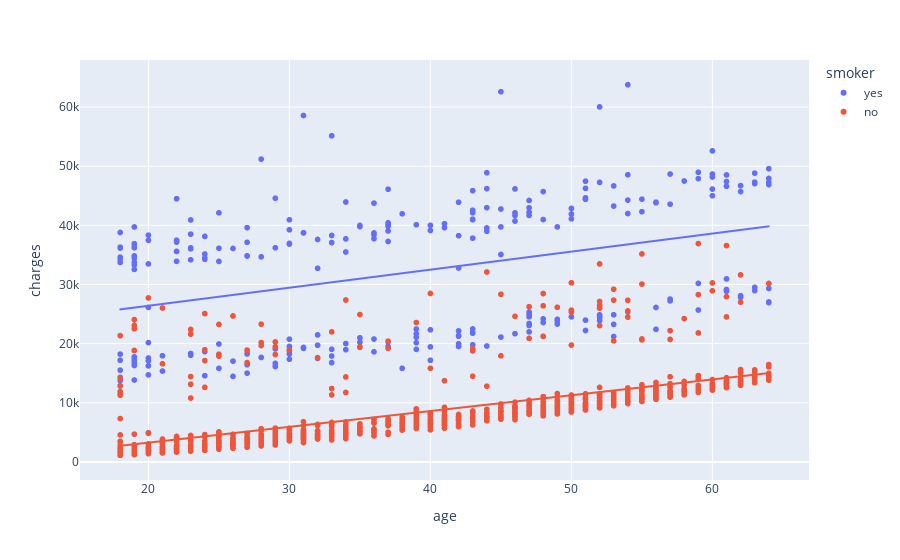

The notebook cell saved with this chart:
### Code cell
# scatter plot of charges vs age
fig = px.scatter(df, x='age', y='charges', color='smoker', trendline='ols')
fig.show()

### Figure 1 — Plotly figure (JSON) as saved in the notebook; plotly's stock layout.template omitted (floating-point values rounded to 4 significant figures; data arrays with more than 128 entries replaced by an {"elided": "..."} marker saying what was removed)
{"data": [{"hovertemplate": "smoker=yes<br>age=%{x}<br>charges=%{y}<extra></extra>", "legendgroup": "yes", "marker": {"color": "#636efa", "symbol": "circle"}, "mode": "markers", "name": "yes", "showlegend": true, "type": "scattergl", "x": {"elided": "274 int values"}, "xaxis": "x", "y": {"elided": "274 float values"}, "yaxis": "y"}, {"hovertemplate": "<b>OLS trendline</b><br>charges = 305.238 * age + 20294.1<br>R<sup>2</sup>=0.135589<br><br>smoker=yes<br>age=%{x}<br>charges=%{y} <b>(trend)</b><extra></extra>", "legendgroup": "yes", "marker": {"color": "#636efa", "symbol": "circle"}, "mode": "lines", "name": "yes", "showlegend": false, "type": "scattergl", "x": {"elided": "274 int values"}, "xaxis": "x", "y": {"elided": "274 float values"}, "yaxis": "y"}, {"hovertemplate": "smoker=no<br>age=%{x}<br>charges=%{y}<extra></extra>", "legendgroup": "no", "marker": {"color": "#EF553B", "symbol": "circle"}, "mode": "markers", "name": "no", "showlegend": true, "type": "scattergl", "x": {"elided": "1064 int values"}, "xaxis": "x", "y": {"elided": "1064 float values"}, "yaxis": "y"}, {"hovertemplate": "<b>OLS trendline</b><br>charges = 267.249 * age + -2091.42<br>R<sup>2</sup>=0.394317<br><br>smoker=no<br>age=%{x}<br>charges=%{y} <b>(trend)</b><extra></extra>", "legendgroup": "no", "marker": {"color": "#EF553B", "symbol": "circle"}, "mode": "lines", "name": "no", "showlegend": false, "type": "scattergl", "x": {"elided": "1064 int values"}, "xaxis": "x", "y": {"elided": "1064 float values"}, "yaxis": "y"}], "layout": {"legend": {"title": {"text": "smoker"}, "tracegroupgap": 0}, "margin": {"t": 60}, "xaxis": {"anchor": "y", "domain": [0, 1], "title": {"text": "age"}}, "yaxis": {"anchor": "x", "domain": [0, 1], "title": {"text": "charges"}}}}
